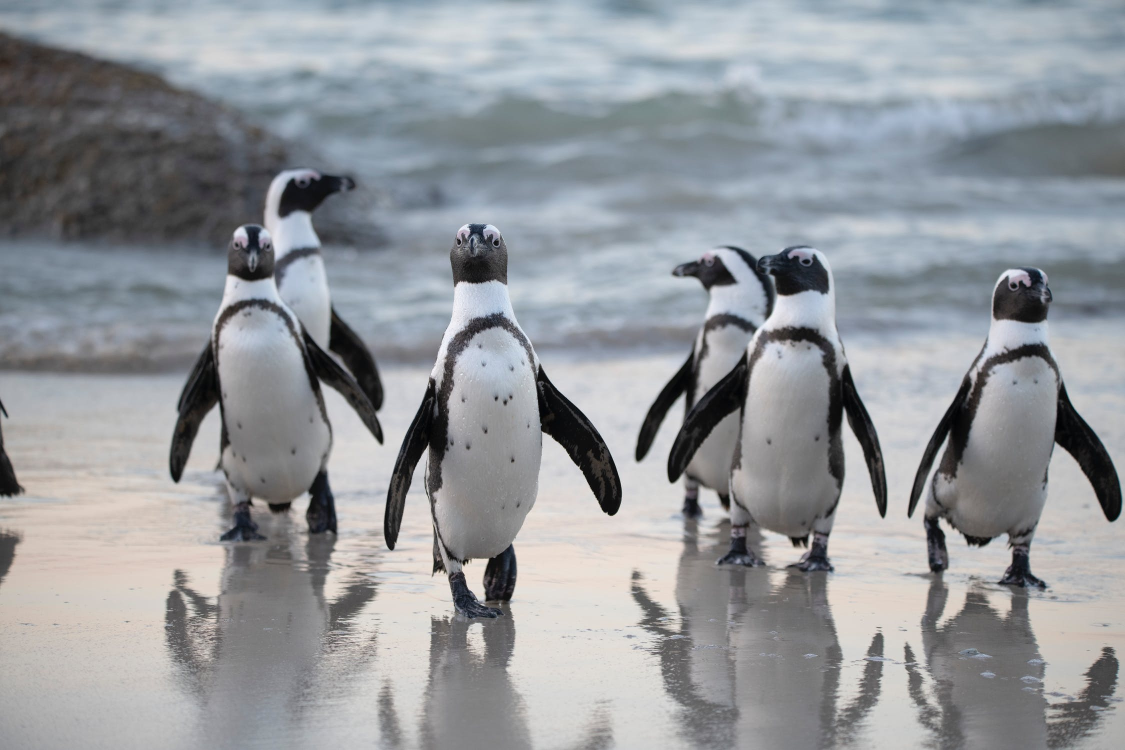
#> input picture sea.jpeg, 2250 x 1500 px (shown at 1/2 size)
$ python lesson2.py
#> lines starting #> are read from the running program, lines starting #| are printed output that depends on the picture
import cv2


img = cv2.imread('sea.jpeg')
#> img is the input picture: shape (1500, 2250, 3); mean B, G, R 155.2, 151, 147.5
img = cv2.resize(img, (0,0), fx=0.5, fy=0.5)
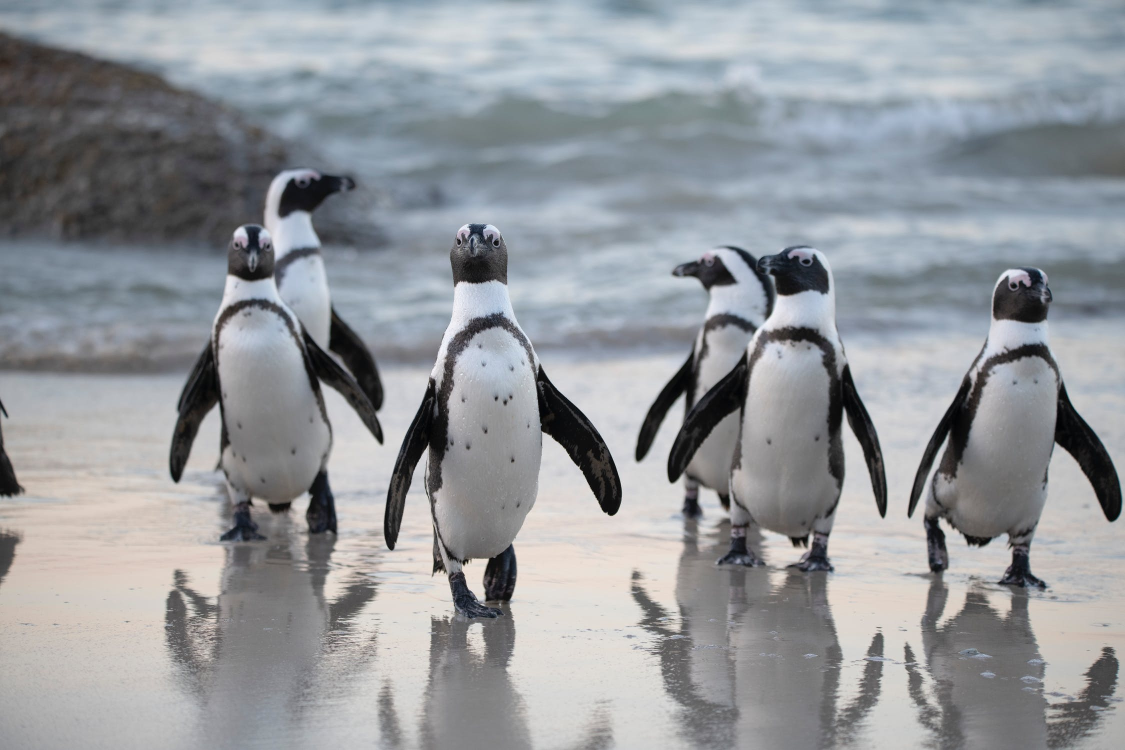
#> img: shape (750, 1125, 3); mean B, G, R 155.3, 151.2, 147.7

#                 x1,y1       x2,y2       color    thickness
cv2.rectangle(img, (432,216), (524, 285), (0,255,0), 5)
cv2.rectangle(img, (973,259), (1070, 326), (255,0,255), 5)
cv2.putText(img, "Penguin", (432, 320), cv2.FONT_HERSHEY_SIMPLEX, 1, (0,0,0), 2)
#                  x1,y1   radius    color  thickness
cv2.circle(img, (252, 252), 50, (100,100,5), 5)
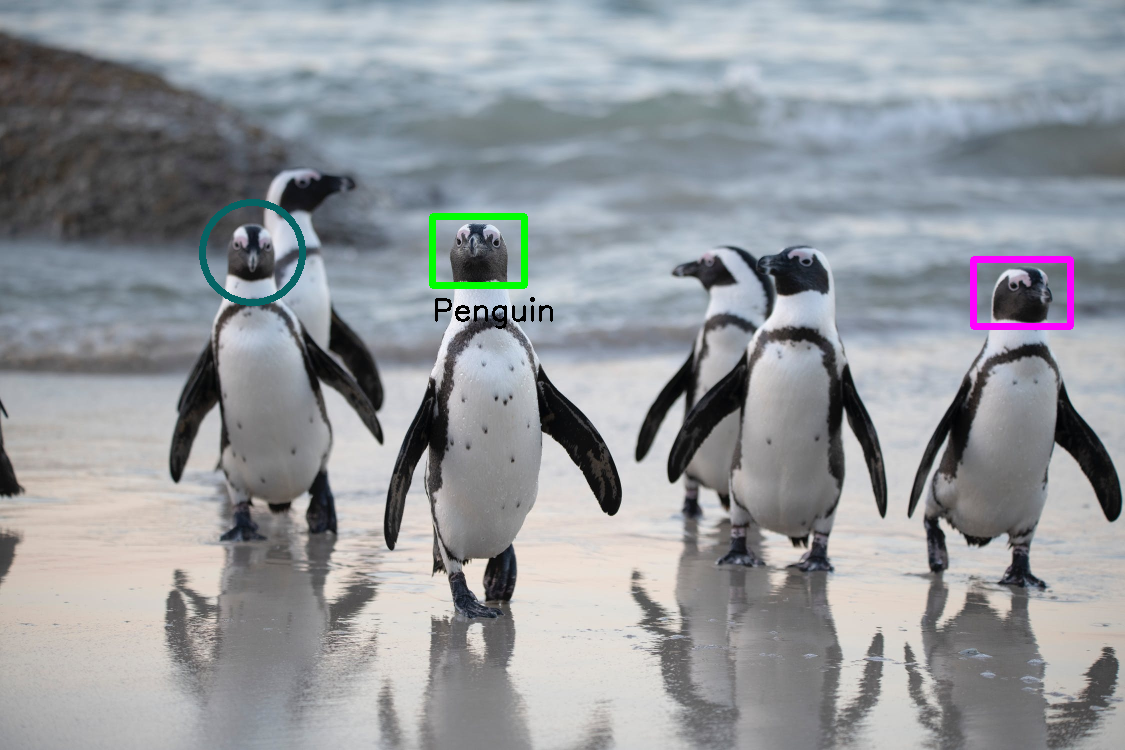
#> img: shape (750, 1125, 3); mean B, G, R 154.7, 150.7, 147

cv2.imshow("Original", img)
cv2.waitKey(0)

$ run again, with girl-original.jpeg copied over sea.jpeg
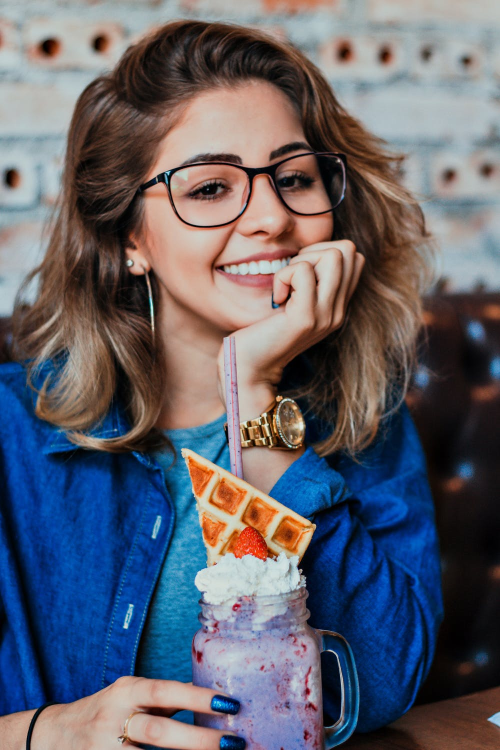
#> input picture girl-original.jpeg, 1000 x 1500 px (shown at 1/2 size)
#> img is the input picture: shape (1500, 1000, 3); mean B, G, R 107.6, 96.6, 96.2
#> `img = cv2.resize(img, (0,0), fx=0.5, fy=0.5)`:
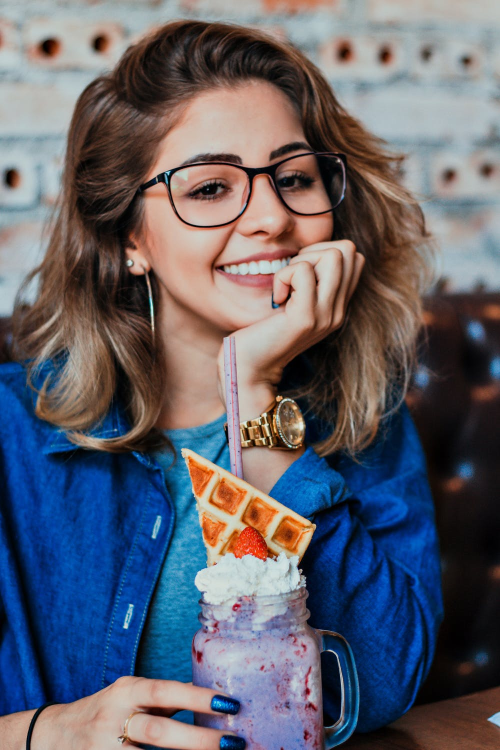
#> img: shape (750, 500, 3); mean B, G, R 107.8, 96.8, 96.3
#> `cv2.circle(img, (252, 252), 50, (100,100,5), 5)`:
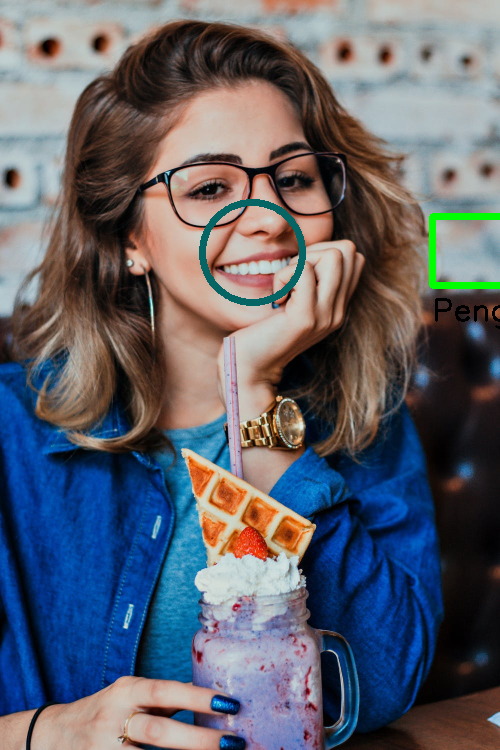
#> img: shape (750, 500, 3); mean B, G, R 106.9, 96.8, 94.6
